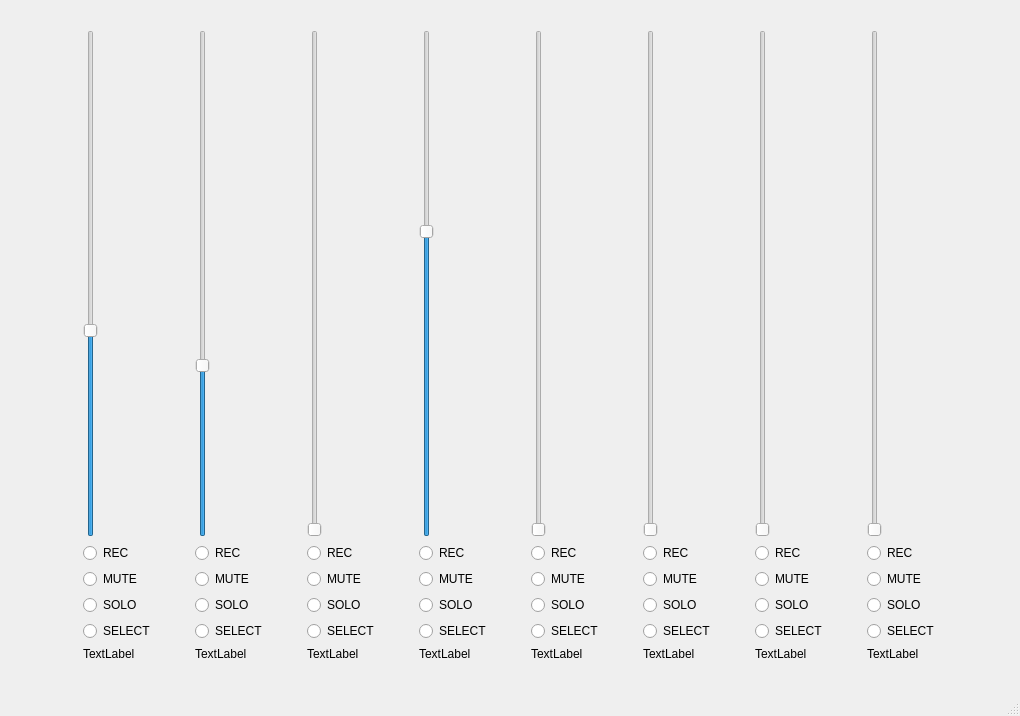
<?xml version="1.0" encoding="UTF-8"?>
<ui version="4.0">
 <class>MainWindow</class>
 <widget class="QMainWindow" name="MainWindow">
  <property name="geometry">
   <rect>
    <x>0</x>
    <y>0</y>
    <width>1020</width>
    <height>716</height>
   </rect>
  </property>
  <property name="palette">
   <palette>
    <active>
     <colorrole role="WindowText">
      <brush brushstyle="SolidPattern">
       <color alpha="255">
        <red>255</red>
        <green>255</green>
        <blue>255</blue>
       </color>
      </brush>
     </colorrole>
     <colorrole role="Button">
      <brush brushstyle="SolidPattern">
       <color alpha="255">
        <red>46</red>
        <green>52</green>
        <blue>54</blue>
       </color>
      </brush>
     </colorrole>
     <colorrole role="Light">
      <brush brushstyle="SolidPattern">
       <color alpha="255">
        <red>69</red>
        <green>78</green>
        <blue>81</blue>
       </color>
      </brush>
     </colorrole>
     <colorrole role="Midlight">
      <brush brushstyle="SolidPattern">
       <color alpha="255">
        <red>57</red>
        <green>65</green>
        <blue>67</blue>
       </color>
      </brush>
     </colorrole>
     <colorrole role="Dark">
      <brush brushstyle="SolidPattern">
       <color alpha="255">
        <red>23</red>
        <green>26</green>
        <blue>27</blue>
       </color>
      </brush>
     </colorrole>
     <colorrole role="Mid">
      <brush brushstyle="SolidPattern">
       <color alpha="255">
        <red>31</red>
        <green>35</green>
        <blue>36</blue>
       </color>
      </brush>
     </colorrole>
     <colorrole role="Text">
      <brush brushstyle="SolidPattern">
       <color alpha="255">
        <red>255</red>
        <green>255</green>
        <blue>255</blue>
       </color>
      </brush>
     </colorrole>
     <colorrole role="BrightText">
      <brush brushstyle="SolidPattern">
       <color alpha="255">
        <red>255</red>
        <green>255</green>
        <blue>255</blue>
       </color>
      </brush>
     </colorrole>
     <colorrole role="ButtonText">
      <brush brushstyle="SolidPattern">
       <color alpha="255">
        <red>255</red>
        <green>255</green>
        <blue>255</blue>
       </color>
      </brush>
     </colorrole>
     <colorrole role="Base">
      <brush brushstyle="SolidPattern">
       <color alpha="255">
        <red>0</red>
        <green>0</green>
        <blue>0</blue>
       </color>
      </brush>
     </colorrole>
     <colorrole role="Window">
      <brush brushstyle="SolidPattern">
       <color alpha="255">
        <red>46</red>
        <green>52</green>
        <blue>54</blue>
       </color>
      </brush>
     </colorrole>
     <colorrole role="Shadow">
      <brush brushstyle="SolidPattern">
       <color alpha="255">
        <red>0</red>
        <green>0</green>
        <blue>0</blue>
       </color>
      </brush>
     </colorrole>
     <colorrole role="AlternateBase">
      <brush brushstyle="SolidPattern">
       <color alpha="255">
        <red>23</red>
        <green>26</green>
        <blue>27</blue>
       </color>
      </brush>
     </colorrole>
     <colorrole role="ToolTipBase">
      <brush brushstyle="SolidPattern">
       <color alpha="255">
        <red>255</red>
        <green>255</green>
        <blue>220</blue>
       </color>
      </brush>
     </colorrole>
     <colorrole role="ToolTipText">
      <brush brushstyle="SolidPattern">
       <color alpha="255">
        <red>0</red>
        <green>0</green>
        <blue>0</blue>
       </color>
      </brush>
     </colorrole>
    </active>
    <inactive>
     <colorrole role="WindowText">
      <brush brushstyle="SolidPattern">
       <color alpha="255">
        <red>0</red>
        <green>0</green>
        <blue>0</blue>
       </color>
      </brush>
     </colorrole>
     <colorrole role="Button">
      <brush brushstyle="SolidPattern">
       <color alpha="255">
        <red>239</red>
        <green>239</green>
        <blue>239</blue>
       </color>
      </brush>
     </colorrole>
     <colorrole role="Light">
      <brush brushstyle="SolidPattern">
       <color alpha="255">
        <red>255</red>
        <green>255</green>
        <blue>255</blue>
       </color>
      </brush>
     </colorrole>
     <colorrole role="Midlight">
      <brush brushstyle="SolidPattern">
       <color alpha="255">
        <red>202</red>
        <green>202</green>
        <blue>202</blue>
       </color>
      </brush>
     </colorrole>
     <colorrole role="Dark">
      <brush brushstyle="SolidPattern">
       <color alpha="255">
        <red>159</red>
        <green>159</green>
        <blue>159</blue>
       </color>
      </brush>
     </colorrole>
     <colorrole role="Mid">
      <brush brushstyle="SolidPattern">
       <color alpha="255">
        <red>184</red>
        <green>184</green>
        <blue>184</blue>
       </color>
      </brush>
     </colorrole>
     <colorrole role="Text">
      <brush brushstyle="SolidPattern">
       <color alpha="255">
        <red>0</red>
        <green>0</green>
        <blue>0</blue>
       </color>
      </brush>
     </colorrole>
     <colorrole role="BrightText">
      <brush brushstyle="SolidPattern">
       <color alpha="255">
        <red>255</red>
        <green>255</green>
        <blue>255</blue>
       </color>
      </brush>
     </colorrole>
     <colorrole role="ButtonText">
      <brush brushstyle="SolidPattern">
       <color alpha="255">
        <red>0</red>
        <green>0</green>
        <blue>0</blue>
       </color>
      </brush>
     </colorrole>
     <colorrole role="Base">
      <brush brushstyle="SolidPattern">
       <color alpha="255">
        <red>255</red>
        <green>255</green>
        <blue>255</blue>
       </color>
      </brush>
     </colorrole>
     <colorrole role="Window">
      <brush brushstyle="SolidPattern">
       <color alpha="255">
        <red>239</red>
        <green>239</green>
        <blue>239</blue>
       </color>
      </brush>
     </colorrole>
     <colorrole role="Shadow">
      <brush brushstyle="SolidPattern">
       <color alpha="255">
        <red>118</red>
        <green>118</green>
        <blue>118</blue>
       </color>
      </brush>
     </colorrole>
     <colorrole role="AlternateBase">
      <brush brushstyle="SolidPattern">
       <color alpha="255">
        <red>247</red>
        <green>247</green>
        <blue>247</blue>
       </color>
      </brush>
     </colorrole>
     <colorrole role="ToolTipBase">
      <brush brushstyle="SolidPattern">
       <color alpha="255">
        <red>255</red>
        <green>255</green>
        <blue>220</blue>
       </color>
      </brush>
     </colorrole>
     <colorrole role="ToolTipText">
      <brush brushstyle="SolidPattern">
       <color alpha="255">
        <red>0</red>
        <green>0</green>
        <blue>0</blue>
       </color>
      </brush>
     </colorrole>
    </inactive>
    <disabled>
     <colorrole role="WindowText">
      <brush brushstyle="SolidPattern">
       <color alpha="255">
        <red>23</red>
        <green>26</green>
        <blue>27</blue>
       </color>
      </brush>
     </colorrole>
     <colorrole role="Button">
      <brush brushstyle="SolidPattern">
       <color alpha="255">
        <red>46</red>
        <green>52</green>
        <blue>54</blue>
       </color>
      </brush>
     </colorrole>
     <colorrole role="Light">
      <brush brushstyle="SolidPattern">
       <color alpha="255">
        <red>69</red>
        <green>78</green>
        <blue>81</blue>
       </color>
      </brush>
     </colorrole>
     <colorrole role="Midlight">
      <brush brushstyle="SolidPattern">
       <color alpha="255">
        <red>57</red>
        <green>65</green>
        <blue>67</blue>
       </color>
      </brush>
     </colorrole>
     <colorrole role="Dark">
      <brush brushstyle="SolidPattern">
       <color alpha="255">
        <red>23</red>
        <green>26</green>
        <blue>27</blue>
       </color>
      </brush>
     </colorrole>
     <colorrole role="Mid">
      <brush brushstyle="SolidPattern">
       <color alpha="255">
        <red>31</red>
        <green>35</green>
        <blue>36</blue>
       </color>
      </brush>
     </colorrole>
     <colorrole role="Text">
      <brush brushstyle="SolidPattern">
       <color alpha="255">
        <red>23</red>
        <green>26</green>
        <blue>27</blue>
       </color>
      </brush>
     </colorrole>
     <colorrole role="BrightText">
      <brush brushstyle="SolidPattern">
       <color alpha="255">
        <red>255</red>
        <green>255</green>
        <blue>255</blue>
       </color>
      </brush>
     </colorrole>
     <colorrole role="ButtonText">
      <brush brushstyle="SolidPattern">
       <color alpha="255">
        <red>23</red>
        <green>26</green>
        <blue>27</blue>
       </color>
      </brush>
     </colorrole>
     <colorrole role="Base">
      <brush brushstyle="SolidPattern">
       <color alpha="255">
        <red>46</red>
        <green>52</green>
        <blue>54</blue>
       </color>
      </brush>
     </colorrole>
     <colorrole role="Window">
      <brush brushstyle="SolidPattern">
       <color alpha="255">
        <red>46</red>
        <green>52</green>
        <blue>54</blue>
       </color>
      </brush>
     </colorrole>
     <colorrole role="Shadow">
      <brush brushstyle="SolidPattern">
       <color alpha="255">
        <red>177</red>
        <green>177</green>
        <blue>177</blue>
       </color>
      </brush>
     </colorrole>
     <colorrole role="AlternateBase">
      <brush brushstyle="SolidPattern">
       <color alpha="255">
        <red>247</red>
        <green>247</green>
        <blue>247</blue>
       </color>
      </brush>
     </colorrole>
     <colorrole role="ToolTipBase">
      <brush brushstyle="SolidPattern">
       <color alpha="255">
        <red>255</red>
        <green>255</green>
        <blue>220</blue>
       </color>
      </brush>
     </colorrole>
     <colorrole role="ToolTipText">
      <brush brushstyle="SolidPattern">
       <color alpha="255">
        <red>0</red>
        <green>0</green>
        <blue>0</blue>
       </color>
      </brush>
     </colorrole>
    </disabled>
   </palette>
  </property>
  <property name="windowTitle">
   <string>MainWindow</string>
  </property>
  <widget class="QWidget" name="centralwidget">
   <widget class="QWidget" name="layoutWidget">
    <property name="geometry">
     <rect>
      <x>50</x>
      <y>30</y>
      <width>931</width>
      <height>631</height>
     </rect>
    </property>
    <layout class="QGridLayout" name="gridLayout">
     <item row="3" column="5">
      <widget class="QRadioButton" name="radioButton_25">
       <property name="text">
        <string>SOLO</string>
       </property>
      </widget>
     </item>
     <item row="3" column="3">
      <widget class="QRadioButton" name="radioButton_13">
       <property name="text">
        <string>SOLO</string>
       </property>
      </widget>
     </item>
     <item row="1" column="0">
      <widget class="QRadioButton" name="radioButton">
       <property name="text">
        <string>REC</string>
       </property>
      </widget>
     </item>
     <item row="1" column="4">
      <widget class="QRadioButton" name="radioButton_20">
       <property name="text">
        <string>REC</string>
       </property>
      </widget>
     </item>
     <item row="2" column="2">
      <widget class="QRadioButton" name="radioButton_10">
       <property name="text">
        <string>MUTE</string>
       </property>
      </widget>
     </item>
     <item row="4" column="1">
      <widget class="QRadioButton" name="radioButton_7">
       <property name="text">
        <string>SELECT</string>
       </property>
      </widget>
     </item>
     <item row="2" column="5">
      <widget class="QRadioButton" name="radioButton_31">
       <property name="text">
        <string>MUTE</string>
       </property>
      </widget>
     </item>
     <item row="3" column="1">
      <widget class="QRadioButton" name="radioButton_5">
       <property name="text">
        <string>SOLO</string>
       </property>
      </widget>
     </item>
     <item row="1" column="3">
      <widget class="QRadioButton" name="radioButton_16">
       <property name="text">
        <string>REC</string>
       </property>
      </widget>
     </item>
     <item row="4" column="6">
      <widget class="QRadioButton" name="radioButton_28">
       <property name="text">
        <string>SELECT</string>
       </property>
      </widget>
     </item>
     <item row="1" column="6">
      <widget class="QRadioButton" name="radioButton_29">
       <property name="text">
        <string>REC</string>
       </property>
      </widget>
     </item>
     <item row="0" column="1">
      <widget class="QSlider" name="verticalSlider_2">
       <property name="value">
        <number>33</number>
       </property>
       <property name="orientation">
        <enum>Qt::Vertical</enum>
       </property>
      </widget>
     </item>
     <item row="4" column="3">
      <widget class="QRadioButton" name="radioButton_15">
       <property name="text">
        <string>SELECT</string>
       </property>
      </widget>
     </item>
     <item row="1" column="5">
      <widget class="QRadioButton" name="radioButton_21">
       <property name="text">
        <string>REC</string>
       </property>
      </widget>
     </item>
     <item row="3" column="4">
      <widget class="QRadioButton" name="radioButton_24">
       <property name="text">
        <string>SOLO</string>
       </property>
      </widget>
     </item>
     <item row="0" column="0">
      <widget class="QSlider" name="verticalSlider">
       <property name="sliderPosition">
        <number>40</number>
       </property>
       <property name="orientation">
        <enum>Qt::Vertical</enum>
       </property>
      </widget>
     </item>
     <item row="0" column="7">
      <widget class="QSlider" name="verticalSlider_6">
       <property name="orientation">
        <enum>Qt::Vertical</enum>
       </property>
      </widget>
     </item>
     <item row="3" column="6">
      <widget class="QRadioButton" name="radioButton_17">
       <property name="text">
        <string>SOLO</string>
       </property>
      </widget>
     </item>
     <item row="0" column="5">
      <widget class="QSlider" name="verticalSlider_8">
       <property name="orientation">
        <enum>Qt::Vertical</enum>
       </property>
      </widget>
     </item>
     <item row="4" column="4">
      <widget class="QRadioButton" name="radioButton_27">
       <property name="text">
        <string>SELECT</string>
       </property>
      </widget>
     </item>
     <item row="2" column="3">
      <widget class="QRadioButton" name="radioButton_14">
       <property name="text">
        <string>MUTE</string>
       </property>
      </widget>
     </item>
     <item row="4" column="2">
      <widget class="QRadioButton" name="radioButton_11">
       <property name="text">
        <string>SELECT</string>
       </property>
      </widget>
     </item>
     <item row="4" column="7">
      <widget class="QRadioButton" name="radioButton_18">
       <property name="text">
        <string>SELECT</string>
       </property>
      </widget>
     </item>
     <item row="2" column="0">
      <widget class="QRadioButton" name="radioButton_2">
       <property name="text">
        <string>MUTE</string>
       </property>
      </widget>
     </item>
     <item row="4" column="5">
      <widget class="QRadioButton" name="radioButton_30">
       <property name="text">
        <string>SELECT</string>
       </property>
      </widget>
     </item>
     <item row="1" column="2">
      <widget class="QRadioButton" name="radioButton_12">
       <property name="text">
        <string>REC</string>
       </property>
      </widget>
     </item>
     <item row="2" column="7">
      <widget class="QRadioButton" name="radioButton_23">
       <property name="text">
        <string>MUTE</string>
       </property>
      </widget>
     </item>
     <item row="0" column="4">
      <widget class="QSlider" name="verticalSlider_5">
       <property name="orientation">
        <enum>Qt::Vertical</enum>
       </property>
      </widget>
     </item>
     <item row="2" column="4">
      <widget class="QRadioButton" name="radioButton_19">
       <property name="text">
        <string>MUTE</string>
       </property>
      </widget>
     </item>
     <item row="0" column="2">
      <widget class="QSlider" name="verticalSlider_3">
       <property name="orientation">
        <enum>Qt::Vertical</enum>
       </property>
      </widget>
     </item>
     <item row="3" column="2">
      <widget class="QRadioButton" name="radioButton_9">
       <property name="text">
        <string>SOLO</string>
       </property>
      </widget>
     </item>
     <item row="3" column="0">
      <widget class="QRadioButton" name="radioButton_3">
       <property name="text">
        <string>SOLO</string>
       </property>
      </widget>
     </item>
     <item row="1" column="7">
      <widget class="QRadioButton" name="radioButton_32">
       <property name="text">
        <string>REC</string>
       </property>
      </widget>
     </item>
     <item row="4" column="0">
      <widget class="QRadioButton" name="radioButton_4">
       <property name="text">
        <string>SELECT</string>
       </property>
      </widget>
     </item>
     <item row="3" column="7">
      <widget class="QRadioButton" name="radioButton_22">
       <property name="text">
        <string>SOLO</string>
       </property>
      </widget>
     </item>
     <item row="0" column="6">
      <widget class="QSlider" name="verticalSlider_7">
       <property name="orientation">
        <enum>Qt::Vertical</enum>
       </property>
      </widget>
     </item>
     <item row="1" column="1">
      <widget class="QRadioButton" name="radioButton_8">
       <property name="text">
        <string>REC</string>
       </property>
      </widget>
     </item>
     <item row="2" column="6">
      <widget class="QRadioButton" name="radioButton_26">
       <property name="text">
        <string>MUTE</string>
       </property>
      </widget>
     </item>
     <item row="0" column="3">
      <widget class="QSlider" name="verticalSlider_4">
       <property name="value">
        <number>60</number>
       </property>
       <property name="orientation">
        <enum>Qt::Vertical</enum>
       </property>
      </widget>
     </item>
     <item row="2" column="1">
      <widget class="QRadioButton" name="radioButton_6">
       <property name="text">
        <string>MUTE</string>
       </property>
      </widget>
     </item>
     <item row="5" column="0">
      <widget class="QLabel" name="label">
       <property name="text">
        <string>TextLabel</string>
       </property>
      </widget>
     </item>
     <item row="5" column="1">
      <widget class="QLabel" name="label_2">
       <property name="text">
        <string>TextLabel</string>
       </property>
      </widget>
     </item>
     <item row="5" column="2">
      <widget class="QLabel" name="label_3">
       <property name="text">
        <string>TextLabel</string>
       </property>
      </widget>
     </item>
     <item row="5" column="3">
      <widget class="QLabel" name="label_4">
       <property name="text">
        <string>TextLabel</string>
       </property>
      </widget>
     </item>
     <item row="5" column="4">
      <widget class="QLabel" name="label_5">
       <property name="text">
        <string>TextLabel</string>
       </property>
      </widget>
     </item>
     <item row="5" column="5">
      <widget class="QLabel" name="label_6">
       <property name="text">
        <string>TextLabel</string>
       </property>
      </widget>
     </item>
     <item row="5" column="6">
      <widget class="QLabel" name="label_7">
       <property name="text">
        <string>TextLabel</string>
       </property>
      </widget>
     </item>
     <item row="5" column="7">
      <widget class="QLabel" name="label_8">
       <property name="text">
        <string>TextLabel</string>
       </property>
      </widget>
     </item>
    </layout>
   </widget>
  </widget>
  <widget class="QMenuBar" name="menubar">
   <property name="geometry">
    <rect>
     <x>0</x>
     <y>0</y>
     <width>1020</width>
     <height>22</height>
    </rect>
   </property>
  </widget>
  <widget class="QStatusBar" name="statusbar"/>
 </widget>
 <resources/>
 <connections/>
</ui>
